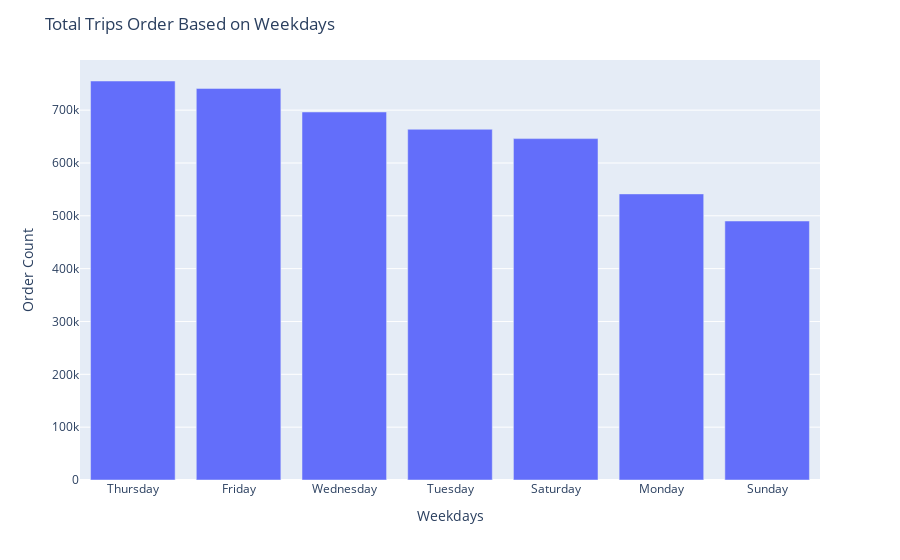

Here is the notebook cell this chart was saved with:
### Code cell
fig = px.bar(x = df['weekday'].value_counts().index,
       y = df['weekday'].value_counts().values)

fig.update_layout(
    title="Total Trips Order Based on Weekdays",
    xaxis_title="Weekdays",
    yaxis_title="Order Count"
)

### Figure 1 — Plotly figure (JSON) as saved in the notebook; plotly's stock layout.template omitted (floating-point values rounded to 4 significant figures)
{"data": [{"hovertemplate": "x=%{x}<br>y=%{y}<extra></extra>", "legendgroup": "", "marker": {"color": "#636efa", "pattern": {"shape": ""}}, "name": "", "orientation": "v", "showlegend": false, "textposition": "auto", "type": "bar", "x": ["Thursday", "Friday", "Wednesday", "Tuesday", "Saturday", "Monday", "Sunday"], "xaxis": "x", "y": [755145, 741139, 696488, 663789, 646114, 541472, 490180], "yaxis": "y"}], "layout": {"barmode": "relative", "legend": {"tracegroupgap": 0}, "margin": {"t": 60}, "title": {"text": "Total Trips Order Based on Weekdays"}, "xaxis": {"anchor": "y", "domain": [0, 1], "title": {"text": "Weekdays"}}, "yaxis": {"anchor": "x", "domain": [0, 1], "title": {"text": "Order Count"}}}}
